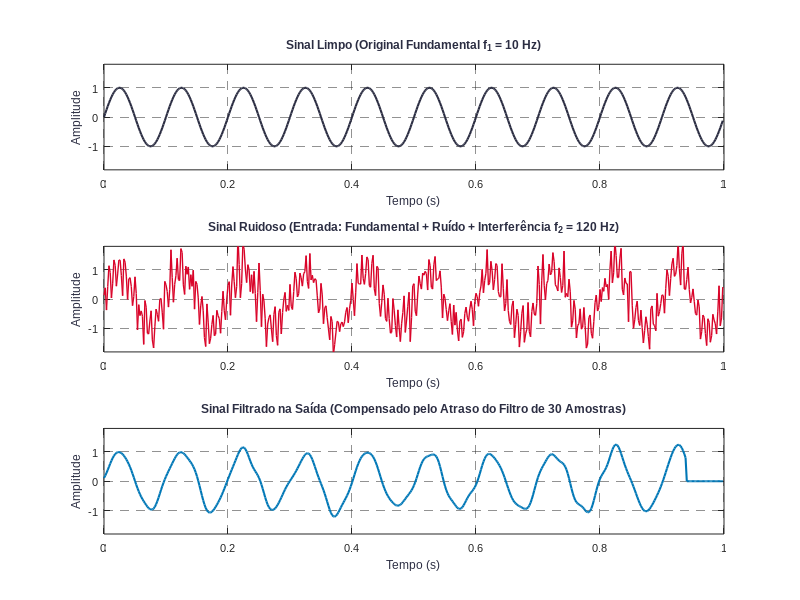
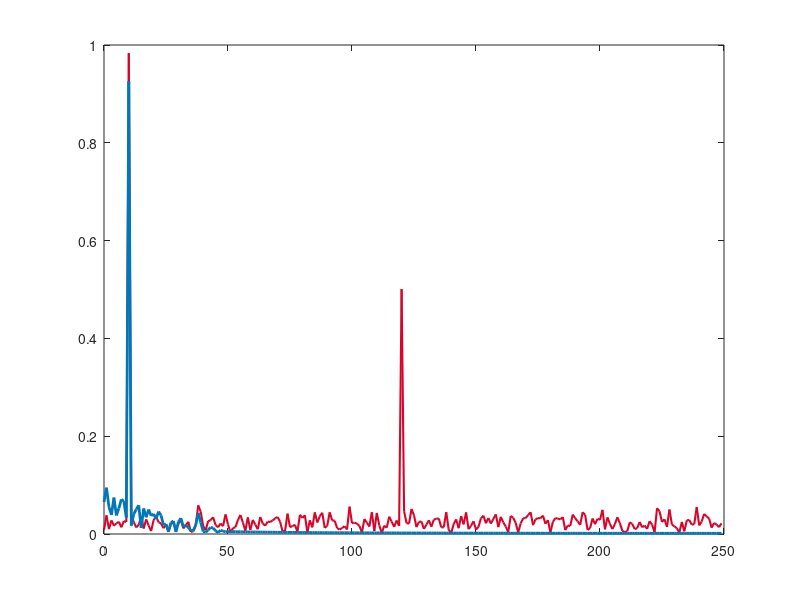

These figures' MATLAB source, in order: (Note: this script raises an error after producing the figures.)
% =========================================================================
% SEL343 - Processamento Digital de Sinais
% Aula 8: Filtros Digitais do Tipo FIR
% Exemplo 2: Filtragem de Sinal Ruidoso no Tempo e na Frequência
% =========================================================================
clc; clear all; close all;

% 1. Parâmetros de Amostragem e Sinal
fs = 500;                   % Frequência de amostragem (Hz)
t = 0:1/fs:1-1/fs;          % Vetor de tempo (1 segundo, 500 amostras)
N_sinal = length(t);

f1 = 10;                    % Sinal útil de baixa frequência (Hz)
f2 = 120;                   % Interferência senoidal de alta frequência (Hz)

% Sinal limpo (composto por uma fundamental de 10 Hz)
x_clean = sin(2 * pi * f1 * t);

% Sinal corrompido com alta frequência e ruído branco gaussiano
rng('default');             % Define semente randômica para reprodutibilidade
ruido = 0.3 * randn(size(t));
x_noisy = x_clean + 0.5 * cos(2 * pi * f2 * t) + ruido;

% 2. Projeto do Filtro FIR Passa-Baixas
M = 60;                     % Ordem do filtro (número de coeficientes = 61)
fc = 40;                    % Frequência de corte desejada (Hz)
wc = 2 * pi * fc / fs;      % Frequência de corte normalizada (rad/amostra)

k = 0:M;
alpha = M / 2;              % Centro de simetria para garantir fase linear (atraso de grupo)
g = zeros(1, M+1);
for idx = 1:M+1
    ki = k(idx);
    if ki == alpha
        g(idx) = wc / pi;
    else
        g(idx) = sin(wc * (ki - alpha)) / (pi * (ki - alpha));
    end
end

% Aplica a janela de Hamming para suavizar o truncamento de Gibbs
w = hamming(M+1)';
g = g .* w;

% 3. Filtragem do Sinal Ruidoso
% Usando a função filter do MATLAB
y_filtered = filter(g, 1, x_noisy);

% Compensação do atraso de grupo do filtro (atraso = alpha amostras)
% Deslocamos o sinal de saída para a esquerda para alinhar temporalmente com o original
y_filtered_compensated = [y_filtered(alpha+1:end), zeros(1, alpha)];

% 4. Análise Espectral (FFT)
f_fft = (0:N_sinal-1) * (fs / N_sinal);
X_noisy_fft = abs(fft(x_noisy)) / N_sinal;
Y_filtered_fft = abs(fft(y_filtered)) / N_sinal;

% Apenas a primeira metade do espectro (frequências positivas)
half_idx = 1:floor(N_sinal/2);
f_plot = f_fft(half_idx);
X_noisy_plot = 2 * X_noisy_fft(half_idx);
Y_filtered_plot = 2 * Y_filtered_fft(half_idx);

% 5. Geração dos Gráficos e Salvamento de Figuras
% Figura 1: Sinais no Domínio do Tempo
fig1 = figure('Name', 'Filtragem no Tempo', 'Position', [100, 100, 850, 580], 'Color', 'w');

subplot(3,1,1);
plot(t, x_clean, 'Color', '#2b2d42', 'LineWidth', 1.5);
title('Sinal Limpo (Original Fundamental f_1 = 10 Hz)', 'FontSize', 10, 'FontWeight', 'bold', 'Color', '#2b2d42', 'FontName', 'Arial');
xlabel('Tempo (s)', 'FontSize', 8, 'Color', '#2b2d42', 'FontName', 'Arial');
ylabel('Amplitude', 'FontSize', 8, 'Color', '#2b2d42', 'FontName', 'Arial');
ylim([-1.8, 1.8]);
grid on;
ax1 = gca;
set(ax1, 'Color', 'w', 'Box', 'on', 'GridLineStyle', '--', 'GridAlpha', 0.5, 'FontName', 'Arial', 'FontSize', 8);

subplot(3,1,2);
plot(t, x_noisy, 'Color', '#d90429', 'LineWidth', 1.0);
title('Sinal Ruidoso (Entrada: Fundamental + Ruído + Interferência f_2 = 120 Hz)', 'FontSize', 10, 'FontWeight', 'bold', 'Color', '#2b2d42', 'FontName', 'Arial');
xlabel('Tempo (s)', 'FontSize', 8, 'Color', '#2b2d42', 'FontName', 'Arial');
ylabel('Amplitude', 'FontSize', 8, 'Color', '#2b2d42', 'FontName', 'Arial');
ylim([-1.8, 1.8]);
grid on;
ax2 = gca;
set(ax2, 'Color', 'w', 'Box', 'on', 'GridLineStyle', '--', 'GridAlpha', 0.5, 'FontName', 'Arial', 'FontSize', 8);

subplot(3,1,3);
plot(t, y_filtered_compensated, 'Color', '#0077b6', 'LineWidth', 1.5);
title('Sinal Filtrado na Saída (Compensado pelo Atraso do Filtro de 30 Amostras)', 'FontSize', 10, 'FontWeight', 'bold', 'Color', '#2b2d42', 'FontName', 'Arial');
xlabel('Tempo (s)', 'FontSize', 8, 'Color', '#2b2d42', 'FontName', 'Arial');
ylabel('Amplitude', 'FontSize', 8, 'Color', '#2b2d42', 'FontName', 'Arial');
ylim([-1.8, 1.8]);
grid on;
ax3 = gca;
set(ax3, 'Color', 'w', 'Box', 'on', 'GridLineStyle', '--', 'GridAlpha', 0.5, 'FontName', 'Arial', 'FontSize', 8);

exportgraphics(fig1, '../images/aula8_filtering_time.png', 'Resolution', 200);

% Figura 2: Espectro dos Sinais (Domínio da Frequência)
fig2 = figure('Name', 'Filtragem na Frequência', 'Position', [100, 100, 850, 420], 'Color', 'w');
plot(f_plot, X_noisy_plot, 'Color', '#d90429', 'LineWidth', 1.5, 'DisplayName', 'Espectro do Sinal Ruidoso (Entrada)');
hold on;
plot(f_plot, Y_filtered_plot, 'Color', '#0077b6', 'LineWidth', 2, 'DisplayName', 'Espectro do Sinal Filtrado (Saída)');
xline(fc, 'Color', 'black', 'LineStyle', '--', 'LineWidth', 1.2, 'DisplayName', 'Frequência de Corte (40 Hz)');
title('Espectro de Amplitude dos Sinais (Entrada vs Saída)', 'FontSize', 12, 'FontWeight', 'bold', 'Color', '#2b2d42', 'FontName', 'Arial');
xlabel('Frequência (Hz)', 'FontSize', 10, 'Color', '#2b2d42', 'FontName', 'Arial');
ylabel('Amplitude (Magnitude)', 'FontSize', 10, 'Color', '#2b2d42', 'FontName', 'Arial');
xlim([0, fs/2]);
grid on;
ax4 = gca;
set(ax4, 'Color', 'w', 'Box', 'on', 'GridLineStyle', '--', 'GridAlpha', 0.5, 'FontName', 'Arial', 'FontSize', 10);
lgd = legend('Location', 'NorthEast');
set(lgd, 'Color', 'w', 'EdgeColor', '#cbd5e1');

exportgraphics(fig2, '../images/aula8_filtering_freq.png', 'Resolution', 200);

% Figura 3: Mapa de Polos e Zeros do Filtro FIR
fig3 = figure('Name', 'Polos e Zeros', 'Position', [150, 150, 500, 500], 'Color', 'w');

% Preenche a região de estabilidade (dentro do círculo unitário) com rosa claro
theta = linspace(0, 2*pi, 200);
fill(cos(theta), sin(theta), '#f8d7da', 'EdgeColor', 'none', 'DisplayName', '');
hold on;

% Desenha a borda do círculo unitário (linha fina cinza claro)
plot(cos(theta), sin(theta), 'Color', '#cbd5e1', 'LineWidth', 1.5, 'DisplayName', '');

% Desenha eixos internos pretos
plot([-1.1, 1.1], [0, 0], 'Color', '#000000', 'LineWidth', 1.8, 'DisplayName', '');
plot([0, 0], [-1.1, 1.1], 'Color', '#000000', 'LineWidth', 1.8, 'DisplayName', '');

% Calcula raízes e plota zeros e polos
zeros_val = roots(g);
poles_val = zeros(1, M); % 60 polos na origem

plot(real(zeros_val), imag(zeros_val), 'o', 'Color', '#0072bd', 'MarkerSize', 6, 'LineWidth', 1.5, 'DisplayName', 'Zeros');
plot(real(poles_val), imag(poles_val), 'x', 'Color', '#ff0000', 'MarkerSize', 10, 'LineWidth', 3.0, 'DisplayName', 'Polos na Origem (x60)');

title('plano-z', 'FontSize', 12, 'FontWeight', 'bold', 'Color', '#000000', 'FontName', 'Arial');
xlabel('Real', 'FontSize', 11, 'Color', '#000000', 'FontName', 'Arial');
ylabel('Imag', 'FontSize', 11, 'Color', '#000000', 'FontName', 'Arial');

ax5 = gca;
set(ax5, 'Color', 'w', 'Box', 'on', 'TickDir', 'in', ...
    'XLim', [-1.1, 1.1], 'YLim', [-1.1, 1.1], ...
    'XTick', -1:0.5:1, 'YTick', -1:0.2:1, ...
    'FontName', 'Arial', 'FontSize', 9);
axis equal;
grid off;

lgd3 = legend('Location', 'NorthEast');
set(lgd3, 'Color', 'w', 'EdgeColor', '#cbd5e1', 'FontSize', 8);

exportgraphics(fig3, '../images/aula8_fir_poles_zeros.png', 'Resolution', 200);

disp('Exemplo 2 executado com sucesso! Figuras salvas em ../images/');
